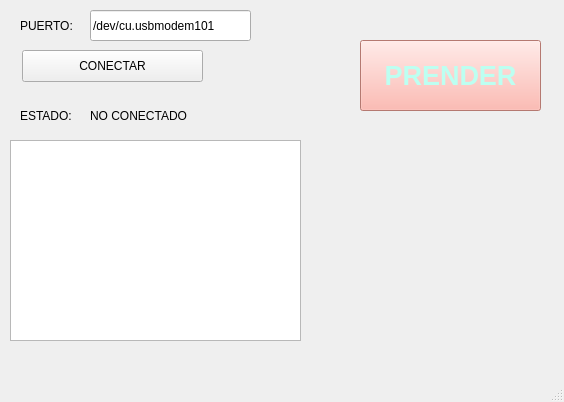
<?xml version="1.0" encoding="UTF-8"?>
<ui version="4.0">
 <class>MainWindow</class>
 <widget class="QMainWindow" name="MainWindow">
  <property name="geometry">
   <rect>
    <x>0</x>
    <y>0</y>
    <width>564</width>
    <height>402</height>
   </rect>
  </property>
  <property name="windowTitle">
   <string>MainWindow</string>
  </property>
  <widget class="QWidget" name="centralwidget">
   <widget class="QPushButton" name="btn_accion">
    <property name="geometry">
     <rect>
      <x>22</x>
      <y>50</y>
      <width>181</width>
      <height>32</height>
     </rect>
    </property>
    <property name="text">
     <string>CONECTAR</string>
    </property>
   </widget>
   <widget class="QLineEdit" name="txt_puerto">
    <property name="geometry">
     <rect>
      <x>90</x>
      <y>10</y>
      <width>161</width>
      <height>31</height>
     </rect>
    </property>
    <property name="text">
     <string>/dev/cu.usbmodem101</string>
    </property>
   </widget>
   <widget class="QLabel" name="label">
    <property name="geometry">
     <rect>
      <x>20</x>
      <y>10</y>
      <width>61</width>
      <height>31</height>
     </rect>
    </property>
    <property name="text">
     <string>PUERTO:</string>
    </property>
   </widget>
   <widget class="QLabel" name="label_2">
    <property name="geometry">
     <rect>
      <x>20</x>
      <y>100</y>
      <width>61</width>
      <height>31</height>
     </rect>
    </property>
    <property name="text">
     <string>ESTADO:</string>
    </property>
   </widget>
   <widget class="QLabel" name="txt_estado">
    <property name="geometry">
     <rect>
      <x>90</x>
      <y>100</y>
      <width>151</width>
      <height>31</height>
     </rect>
    </property>
    <property name="text">
     <string>NO CONECTADO</string>
    </property>
   </widget>
   <widget class="QListWidget" name="lw_datos">
    <property name="geometry">
     <rect>
      <x>10</x>
      <y>140</y>
      <width>291</width>
      <height>201</height>
     </rect>
    </property>
   </widget>
   <widget class="QPushButton" name="btn_control_led">
    <property name="geometry">
     <rect>
      <x>360</x>
      <y>40</y>
      <width>181</width>
      <height>71</height>
     </rect>
    </property>
    <property name="font">
     <font>
      <pointsize>20</pointsize>
      <weight>75</weight>
      <bold>true</bold>
     </font>
    </property>
    <property name="styleSheet">
     <string notr="true">background-color: rgb(254, 169, 158);
color: rgb(189, 255, 241);</string>
    </property>
    <property name="text">
     <string>PRENDER</string>
    </property>
   </widget>
  </widget>
  <widget class="QMenuBar" name="menubar">
   <property name="geometry">
    <rect>
     <x>0</x>
     <y>0</y>
     <width>564</width>
     <height>26</height>
    </rect>
   </property>
  </widget>
  <widget class="QStatusBar" name="statusbar"/>
 </widget>
 <resources/>
 <connections/>
</ui>
